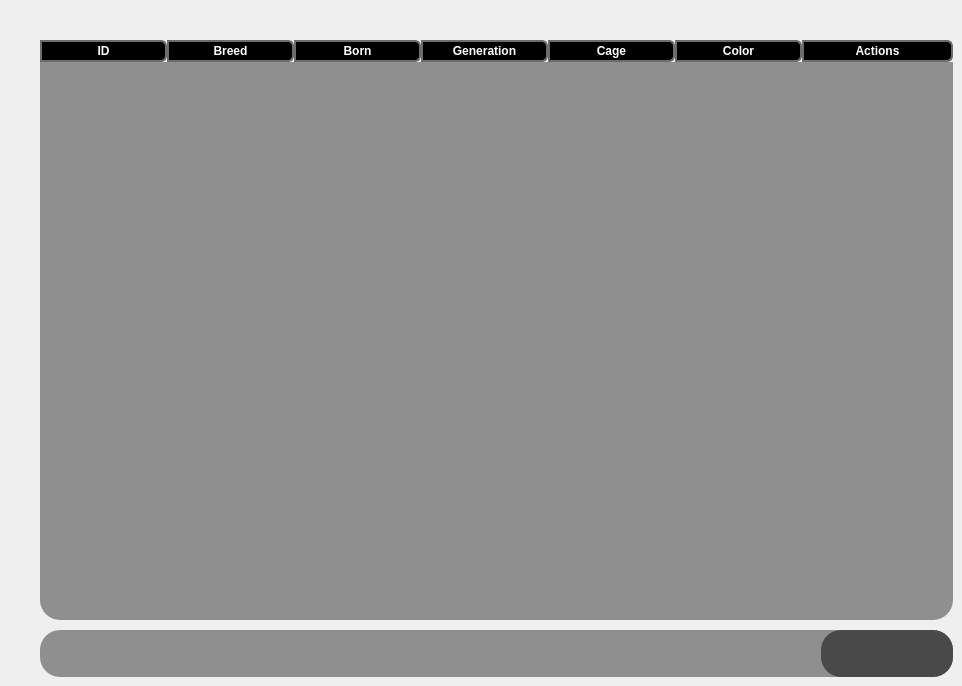
       <widget class="QWidget" name="Rabbits_Advanced">
        <attribute name="title">
         <string>Advanced</string>
        </attribute>
        <widget class="QTableWidget" name="RabbitsTable_Advanced">
         <property name="geometry">
          <rect>
           <x>40</x>
           <y>40</y>
           <width>913</width>
           <height>580</height>
          </rect>
         </property>
         <property name="minimumSize">
          <size>
           <width>913</width>
           <height>580</height>
          </size>
         </property>
         <property name="maximumSize">
          <size>
           <width>913</width>
           <height>580</height>
          </size>
         </property>
         <property name="styleSheet">
          <string notr="true">QHeaderView::section{
	font: 75 13pt &quot;Acme&quot;;
	font-weight:bold;
	color: rgb(255, 255, 255);
	background-color: rgb(0, 0, 0);
	border: 2px solid #6c6c6c;
	border-top-right-radius: 6px;
	border-bottom-right-radius: 6px;
}
QHeaderView::section:checked
{
	color: rgb(0, 0, 0);
	background-color: rgb(199, 199, 199);
}
QTableWidget{
	color: rgb(0, 0, 0);
	font: 75 13pt &quot;Acme&quot;;
	background-color: rgb(143, 143, 143);
	alternate-background-color: rgb(176, 237, 251);
	border-style: outset;
    	border-radius: 20px;
}</string>
         </property>
         <property name="verticalScrollBarPolicy">
          <enum>Qt::ScrollBarAlwaysOff</enum>
         </property>
         <property name="horizontalScrollBarPolicy">
          <enum>Qt::ScrollBarAlwaysOff</enum>
         </property>
         <property name="editTriggers">
          <set>QAbstractItemView::NoEditTriggers</set>
         </property>
         <property name="tabKeyNavigation">
          <bool>true</bool>
         </property>
         <property name="sortingEnabled">
          <bool>false</bool>
         </property>
         <attribute name="horizontalHeaderCascadingSectionResizes">
          <bool>false</bool>
         </attribute>
         <attribute name="horizontalHeaderDefaultSectionSize">
          <number>127</number>
         </attribute>
         <attribute name="horizontalHeaderHighlightSections">
          <bool>false</bool>
         </attribute>
         <attribute name="horizontalHeaderStretchLastSection">
          <bool>true</bool>
         </attribute>
         <attribute name="verticalHeaderVisible">
          <bool>false</bool>
         </attribute>
         <attribute name="verticalHeaderHighlightSections">
          <bool>false</bool>
         </attribute>
         <column>
          <property name="text">
           <string>ID</string>
          </property>
          <property name="textAlignment">
           <set>AlignCenter</set>
          </property>
          <property name="icon">
           <iconset resource="resources.qrc">
            <normaloff>:/Icons/Rabbit_White.png</normaloff>
            <normalon>:/Icons/Rabbit_Green.png</normalon>:/Icons/Rabbit_White.png</iconset>
          </property>
         </column>
         <column>
          <property name="text">
           <string>Breed</string>
          </property>
          <property name="textAlignment">
           <set>AlignCenter</set>
          </property>
          <property name="icon">
           <iconset resource="resources.qrc">
            <normaloff>:/Icons/Rabbit_White.png</normaloff>
            <normalon>:/Icons/Rabbit_Green.png</normalon>:/Icons/Rabbit_White.png</iconset>
          </property>
         </column>
         <column>
          <property name="text">
           <string>Born</string>
          </property>
          <property name="textAlignment">
           <set>AlignCenter</set>
          </property>
          <property name="icon">
           <iconset resource="resources.qrc">
            <normaloff>:/Icons/Rabbit_White.png</normaloff>
            <normalon>:/Icons/Rabbit_Green.png</normalon>:/Icons/Rabbit_White.png</iconset>
          </property>
         </column>
         <column>
          <property name="text">
           <string>Generation</string>
          </property>
          <property name="textAlignment">
           <set>AlignCenter</set>
          </property>
          <property name="icon">
           <iconset resource="resources.qrc">
            <normaloff>:/Icons/Rabbits_White.png</normaloff>
            <normalon>:/Icons/Rabbits_Green.png</normalon>:/Icons/Rabbits_White.png</iconset>
          </property>
         </column>
         <column>
          <property name="text">
           <string>Cage</string>
          </property>
          <property name="textAlignment">
           <set>AlignCenter</set>
          </property>
          <property name="icon">
           <iconset resource="resources.qrc">
            <normaloff>:/Icons/Cages_White.png</normaloff>
            <normalon>:/Icons/Cages_Green.png</normalon>:/Icons/Cages_White.png</iconset>
          </property>
         </column>
         <column>
          <property name="text">
           <string>Color</string>
          </property>
          <property name="textAlignment">
           <set>AlignCenter</set>
          </property>
          <property name="icon">
           <iconset resource="resources.qrc">
            <normaloff>:/Icons/Settings_White.png</normaloff>
            <normalon>:/Icons/Settings_Green.png</normalon>:/Icons/Settings_White.png</iconset>
          </property>
         </column>
         <column>
          <property name="text">
           <string>Actions</string>
          </property>
          <property name="textAlignment">
           <set>AlignCenter</set>
          </property>
          <property name="icon">
           <iconset resource="resources.qrc">
            <normaloff>:/Icons/Actions_White.png</normaloff>
            <normalon>:/Icons/Actions_Green.png</normalon>:/Icons/Actions_White.png</iconset>
          </property>
         </column>
        </widget>
        <widget class="QFrame" name="ToolsFrame_Rabbits_Advanced">
         <property name="geometry">
          <rect>
           <x>40</x>
           <y>630</y>
           <width>913</width>
           <height>47</height>
          </rect>
         </property>
         <property name="minimumSize">
          <size>
           <width>913</width>
           <height>47</height>
          </size>
         </property>
         <property name="maximumSize">
          <size>
           <width>913</width>
           <height>47</height>
          </size>
         </property>
         <property name="styleSheet">
          <string notr="true">QWidget{
	background-color: rgb(143, 143, 143);
	color: rgb(255, 255, 255);
	border-style: outset;
    	border-radius: 20px;
}</string>
         </property>
         <property name="frameShape">
          <enum>QFrame::StyledPanel</enum>
         </property>
         <property name="frameShadow">
          <enum>QFrame::Raised</enum>
         </property>
         <widget class="QFrame" name="Exporting_Rabbits_Frame">
          <property name="geometry">
           <rect>
            <x>781</x>
            <y>0</y>
            <width>132</width>
            <height>47</height>
           </rect>
          </property>
          <property name="minimumSize">
           <size>
            <width>0</width>
            <height>47</height>
           </size>
          </property>
          <property name="maximumSize">
           <size>
            <width>16777215</width>
            <height>47</height>
           </size>
          </property>
          <property name="styleSheet">
           <string notr="true">QWidget{
	background-color: rgb(73, 73, 73);
	color: rgb(255, 255, 255);
	border-style: outset;
    	border-radius: 20px;
}</string>
          </property>
          <property name="frameShape">
           <enum>QFrame::StyledPanel</enum>
          </property>
          <property name="frameShadow">
           <enum>QFrame::Raised</enum>
          </property>
          <widget class="QPushButton" name="Export_PDF_Rabbits">
           <property name="geometry">
            <rect>
             <x>71</x>
             <y>7</y>
             <width>43</width>
             <height>33</height>
            </rect>
           </property>
           <property name="minimumSize">
            <size>
             <width>43</width>
             <height>33</height>
            </size>
           </property>
           <property name="maximumSize">
            <size>
             <width>43</width>
             <height>33</height>
            </size>
           </property>
           <property name="font">
            <font>
             <family>Orbitron</family>
             <pointsize>9</pointsize>
             <weight>9</weight>
             <italic>false</italic>
             <bold>false</bold>
            </font>
           </property>
           <property name="cursor">
            <cursorShape>ArrowCursor</cursorShape>
           </property>
           <property name="styleSheet">
            <string notr="true">QPushButton {
	border: none;
	background-color:rgba(0, 0, 0, 0);
	image: url(:/Icons/PDF_White.png);
}
QPushButton:hover {
	border: none;
	background-color:rgba(0, 0, 0, 0);
	image:url(:/Icons/PDF_Mix.png);
}

QPushButton:pressed {
	border: none;
	background-color:rgba(0, 0, 0, 0);
	image:url(:/Icons/PDF_Green.png);
}</string>
           </property>
           <property name="text">
            <string/>
           </property>
           <property name="iconSize">
            <size>
             <width>20</width>
             <height>20</height>
            </size>
           </property>
           <property name="checkable">
            <bool>false</bool>
           </property>
           <property name="autoRepeat">
            <bool>false</bool>
           </property>
           <property name="autoExclusive">
            <bool>false</bool>
           </property>
           <property name="autoRepeatDelay">
            <number>50</number>
           </property>
           <property name="autoRepeatInterval">
            <number>10</number>
           </property>
          </widget>
          <widget class="QPushButton" name="Export_Exel_Rabbits">
           <property name="geometry">
            <rect>
             <x>18</x>
             <y>7</y>
             <width>43</width>
             <height>33</height>
            </rect>
           </property>
           <property name="minimumSize">
            <size>
             <width>43</width>
             <height>33</height>
            </size>
           </property>
           <property name="maximumSize">
            <size>
             <width>43</width>
             <height>33</height>
            </size>
           </property>
           <property name="font">
            <font>
             <family>Orbitron</family>
             <pointsize>9</pointsize>
             <weight>9</weight>
             <italic>false</italic>
             <bold>false</bold>
            </font>
           </property>
           <property name="cursor">
            <cursorShape>ArrowCursor</cursorShape>
           </property>
           <property name="styleSheet">
            <string notr="true">QPushButton {
	border: none;
	background-color:rgba(0, 0, 0, 0);
	image: url(:/Icons/Exel_White.png);
}
QPushButton:hover {
	border: none;
	background-color:rgba(0, 0, 0, 0);
	image: url(:/Icons/Exel_Mix.png);
}

QPushButton:pressed {
	border: none;
	background-color:rgba(0, 0, 0, 0);
	image:url(:/Icons/Exel_Green.png);
}</string>
           </property>
           <property name="text">
            <string/>
           </property>
           <property name="iconSize">
            <size>
             <width>20</width>
             <height>20</height>
            </size>
           </property>
           <property name="checkable">
            <bool>false</bool>
           </property>
           <property name="autoRepeat">
            <bool>false</bool>
           </property>
           <property name="autoExclusive">
            <bool>false</bool>
           </property>
           <property name="autoRepeatDelay">
            <number>50</number>
           </property>
           <property name="autoRepeatInterval">
            <number>10</number>
           </property>
          </widget>
         </widget>
         <widget class="QLabel" name="Exportation_RabbitsAdvanced_Info">
          <property name="geometry">
           <rect>
            <x>20</x>
            <y>3</y>
            <width>750</width>
            <height>41</height>
           </rect>
          </property>
          <property name="styleSheet">
           <string notr="true">QLabel {border: none;
background-color: rgba(0, 0, 0, 0);
color: rgbrgb(0, 174, 255);
font: 75 12pt &quot;Acme&quot;;
}</string>
          </property>
          <property name="text">
           <string/>
          </property>
          <property name="alignment">
           <set>Qt::AlignCenter</set>
          </property>
          <property name="wordWrap">
           <bool>true</bool>
          </property>
         </widget>
        </widget>
       </widget>
